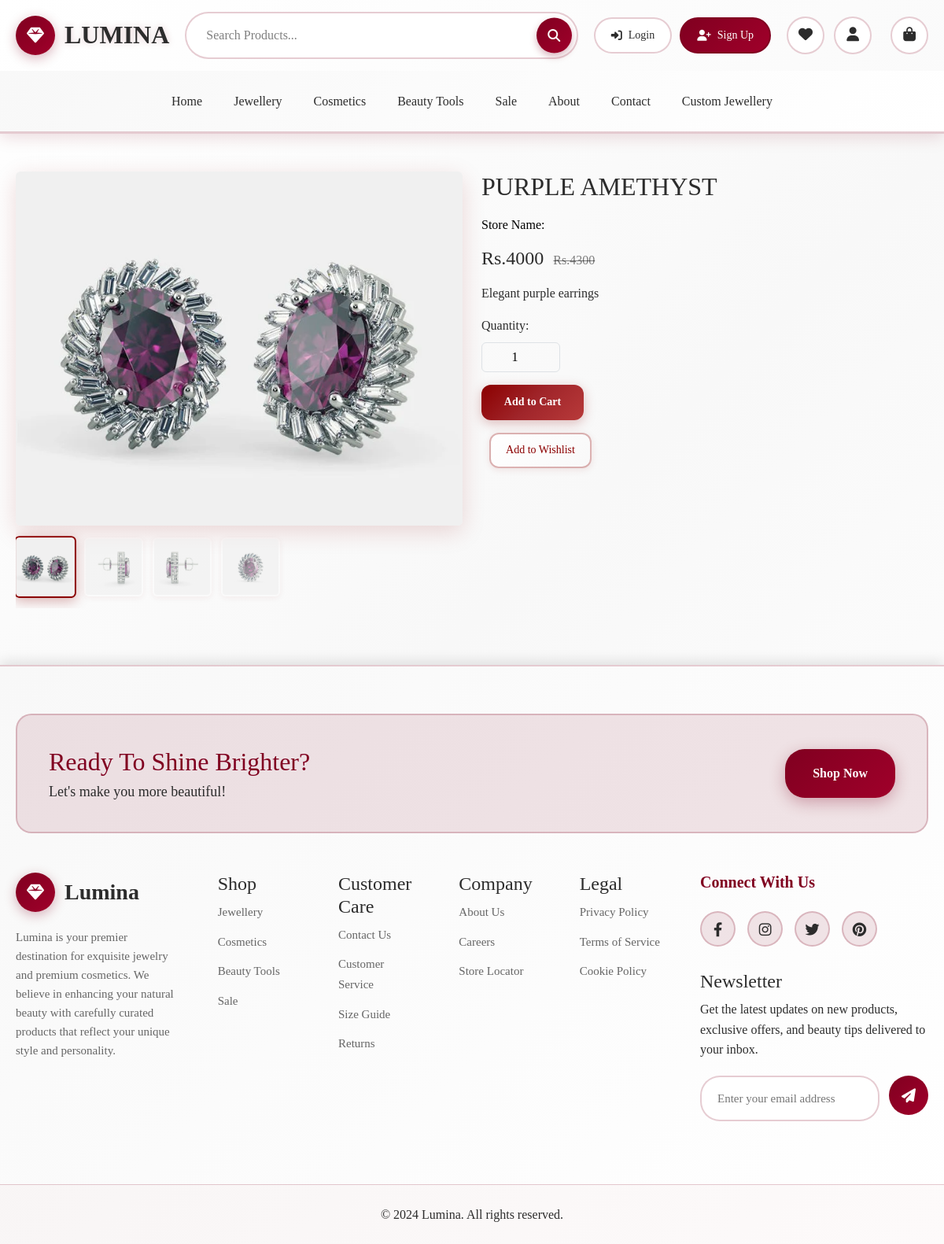
Screenshot of /products/product_detail.php?id=12 with the database file from the repository.
### tables this page shows
CREATE TABLE `add_product` (
  `product_id` int(255) NOT NULL,
  `product_name` varchar(255) NOT NULL,
  `product_category` varchar(255) NOT NULL,
  `product_subcategory` varchar(255) NOT NULL,
  `product_price` int(255) NOT NULL,
  `product_image` varchar(500) NOT NULL,
  `product_description` varchar(500) NOT NULL,
  `product_tag` varchar(255) NOT NULL,
  `seller_id` varchar(100) NOT NULL,
  `seller_name` varchar(255) NOT NULL
);

CREATE TABLE `additional_images` (
  `id` int(255) NOT NULL,
  `product_id` int(255) NOT NULL,
  `product_image` varchar(500) NOT NULL
);

### products/product_detail.php (the view, shortened to what this page needs)
<?php include '../includes/header.php' ?>
<?php
if (isset($_GET['id'])) {
    $product_id = $_GET['id'];
    include('../includes/connection.php');
    $query = "SELECT * FROM add_product WHERE product_id='$product_id'";
    $sql = mysqli_query($conn, $query);
    $data = mysqli_fetch_assoc($sql);
    $product_name = $data['product_name'];
    $product_price = $data['product_price'];
    $product_image = $data['product_image'];
    $product_description = $data['product_description'];
    $images_query = "SELECT * FROM additional_images WHERE product_id='$product_id'";
    $images_sql = mysqli_query($conn, $images_query);
    $total = mysqli_num_rows($images_sql);
}
?>
<!DOCTYPE html>
<html lang="en">
<head>
</head>
<body>
<div class="container mt-5 mb-5">
    <div class="row">
        <div class="col-md-6 col-12 mb-4">
            <img src="<?php echo $product_image ?>" alt="Product" class="img-fluid rounded product-image" id="mainImage">
            <div class="thumbnail-row">
                <img src="<?php echo $product_image ?>" alt="Thumbnail 1" class="thumbnail rounded active" onclick="changeImage(event, this.src)">
                <?php
                if ($total > 0) {
                    while ($images_data = mysqli_fetch_assoc($images_sql)) {
                        ?>
                        <img src="<?php echo $images_data['product_image'] ?>" alt="Thumbnail" class="thumbnail rounded" onclick="changeImage(event, this.src)">
                        <?php
                    }
                } else {
                    echo "<p class='text-muted'>No Other Images Found</p>";
                }
                ?>
            </div>
        </div>
        <div class="col-md-6 col-12">
            <h2 class="mb-3"><?php echo $product_name ?></h2>
            <p class="text-black">Store Name: <h5 style="font-weight:bold;"><?php echo ucwords($data['seller_name'])?></h5></p>
            <div class="mb-3">
                <span class="h4 me-2">Rs.<?php echo $product_price ?></span>
                <span class="text-black-50"><s>Rs.<?php echo $product_price + 300; ?></s></span>
            </div>
            <p class="mb-3"><?php echo $product_description ?></p>
            <form action="../cart/cartcrud.php" method="post">
                <div class="mb-3">
                    <label for="quantity" class="form-label">Quantity:</label>
                    <input type="number" class="form-control text-center" id="quantity" name="quantity" value="1" min="1" style="max-width: 100px; background: transparent; color: black;">
                </div>
                <input class="checkout-btn mb-3" type="submit" value="Add to Cart" name="submit">
            </form>
            <button class="wish-btn mb-3">
                <a href="../wishlist/add_wishlist.php?id=<?php echo $product_id ?>"><i class="bi bi-heart"></i> Add to Wishlist</a>
            </button>
        </div>
    </div>
</div>
</body>
</html>
<?php include '../includes/footer.php' ?>

### includes/header.php (style rules this page uses)
* { margin: 0; padding: 0; box-sizing: border-box; }
body { font-family: 'Georgia', serif; line-height: 1.6; color: #2c2c2c; background: linear-gradient(135deg, #ffffff 0%, #f8f8f8 50%, #ffffff 100%); min-height: 100vh; }
.container { max-width: 1200px; margin: 0 auto; padding: 0 20px; }

### products/product_detail.php (style rules this page uses)
.checkout-btn { width: 130px; height: 45px; border-radius: 12px; background: linear-gradient(135deg, #8B0000 0%, #A0252A 50%, #B83A3A 100%); border: none; color: white; font-weight: 600; font-size: 14px; cursor: pointer; transition: all 0.3s cubic-bezier(0.4, 0, 0.2, 1); box-shadow: 0 4px 15px rgba(139, 0, 0, 0.25); position: relative; overflow: hidden; }
.checkout-btn::before { content: ''; position: absolute; top: 0; left: -100%; width: 100%; height: 100%; background: linear-gradient(90deg, transparent, rgba(255, 255, 255, 0.2), transparent); transition: left 0.5s; }
.wish-btn { margin-left: 10px; width: 130px; height: 45px; border: 2px solid rgba(139, 0, 0, 0.3); color: #8B0000; border-radius: 12px; background: linear-gradient(135deg, rgba(255, 255, 255, 0.95), rgba(248, 248, 248, 0.95)); font-weight: 500; font-size: 14px; cursor: pointer; transition: all 0.3s cubic-bezier(0.4, 0, 0.2, 1); box-shadow: 0 2px 10px rgba(139, 0, 0, 0.1); position: relative; overflow: hidden; }
.wish-btn::before { content: ''; position: absolute; top: 0; left: -100%; width: 100%; height: 100%; background: linear-gradient(90deg, transparent, rgba(139, 0, 0, 0.1), transparent); transition: left 0.5s; }
.wish-btn a { text-decoration: none; color: inherit; display: block; width: 100%; height: 100%; display: flex; align-items: center; justify-content: center; }
.product-image { width: 100%; max-height: 450px; object-fit: cover; border-radius: 12px; box-shadow: 0 8px 30px rgba(139, 0, 0, 0.15); transition: all 0.3s ease; }
.thumbnail { width: 75px; height: 75px; object-fit: cover; cursor: pointer; opacity: 0.6; border-radius: 8px; transition: all 0.3s ease; border: 2px solid transparent; box-shadow: 0 2px 8px rgba(139, 0, 0, 0.1); }
.thumbnail.active { opacity: 1; border-color: #8B0000; box-shadow: 0 4px 15px rgba(139, 0, 0, 0.3); transform: scale(1.05); }
.thumbnail-row { overflow-x: auto; display: flex; gap: 12px; padding: 15px 0; scrollbar-width: thin; scrollbar-color: #8B0000 rgba(139, 0, 0, 0.1); }

### rows the page displays
add_product: product_image (picture), product_name "PURPLE AMETHYST", product_price "4000", $product_price + 300 "4300", product_description "Elegant purple earrings"
additional_images: product_image (picture)
additional_images: product_image (picture)
additional_images: product_image (picture)
